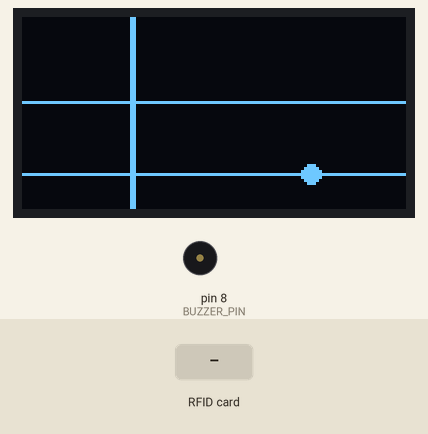
The sketch below on a simulated Arduino Uno, built with avr-gcc and run on an emulated ATmega328P. On the bench: 128×64 one-colour display, buzzer (waves = sounding). The inputs (shaded band) are chosen by the test bench. Random numbers use the default seed unless the sketch sets one; what the sketch prints to the serial monitor is not drawn.

Above: at 1.2 s.
1.3 s: RFID card 61 20 47 05 held to the reader
At 2.3 s:
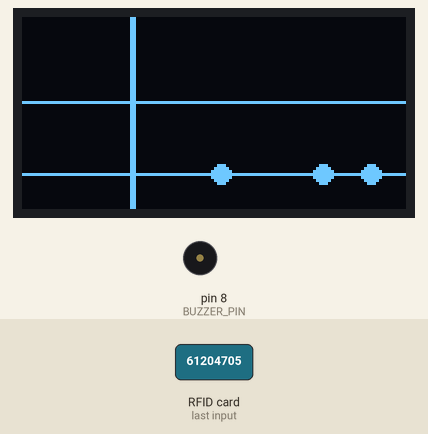
2.9 s: RFID card CF 17 89 C2 held to the reader
At 3.83 s:
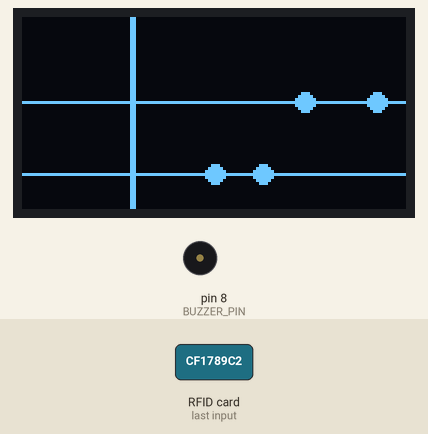
Timing chart, 0 to 5.9 s (numbered marks = the images above; inputs shaded):
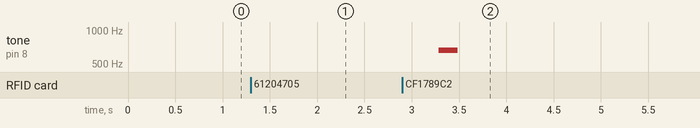

The sketch:

Code.ino
```cpp
#include <U8g2lib.h>

U8G2_SSD1306_128X64_NONAME_1_HW_I2C u8g2(U8G2_R0);

#define BUTTON1_PIN 2
#define BUTTON2_PIN 3
#define BUZZER_PIN 8

#define HIT_LINE_X 36
#define NOTE_RADIUS 3
#define MAX_NOTES_TOTAL 128  // massimo teorico di note per tutta la canzone

#define HIT_TOLERANCE 5
#define VELOCITA 2
#define NOTE_X_spawn 64

#define WHOLE_N 8
#define DOTTED_HALF_N 6
#define HALF_N 4
#define DOTTED_QUARTER_N 3
#define QUARTER_N 2
#define EIGHTH_N 1
#define SIXTEENTH_N 0.5


struct Nota {
  byte x;
  byte y;
  byte traccia;
  byte indiceFrequenza;
  float frequenza;
  bool attiva;
  int durata;
};

const byte TRACCIA_Y[2] = { 28, 52 };

#define _R 0.00
#define _C0 16.35
#define _CS0 17.32
#define _D0 18.35
#define _DS0 19.45
#define _E0 20.60
#define _F0 21.83
#define _FS0 23.12
#define _G0 24.50
#define _GS0 25.96
#define _A0 27.50
#define _AS0 29.14
#define _B0 30.87

#define _C1 32.70
#define _CS1 34.65
#define _D1 36.71
#define _DS1 38.89
#define _E1 41.20
#define _F1 43.65
#define _FS1 46.25
#define _G1 49.00
#define _GS1 51.91
#define _A1 55.00
#define _AS1 58.27
#define _B1 61.74

#define _C2 65.41
#define _CS2 69.30
#define _D2 73.42
#define _DS2 77.78
#define _E2 82.41
#define _F2 87.31
#define _FS2 92.50
#define _G2 98.00
#define _GS2 103.83
#define _A2 110.00
#define _AS2 116.54
#define _B2 123.47

#define _C3 130.81
#define _CS3 138.59
#define _D3 146.83
#define _DS3 155.56
#define _E3 164.81
#define _F3 174.61
#define _FS3 185.00
#define _G3 196.00
#define _GS3 207.65
#define _A3 220.00
#define _AS3 233.08
#define _B3 246.94

#define _C4 261.63
#define _CS4 277.18
#define _D4 293.66
#define _DS4 311.13
#define _E4 329.63
#define _F4 349.23
#define _FS4 369.99
#define _G4 392.00
#define _GS4 415.30
#define _A4 440.00
#define _AS4 466.16
#define _B4 493.88

#define _C5 523.25
#define _CS5 554.37
#define _D5 587.33
#define _DS5 622.25
#define _E5 659.25
#define _F5 698.46
#define _FS5 739.99
#define _G5 783.99
#define _GS5 830.61
#define _A5 880.00
#define _AS5 932.33
#define _B5 987.77

#define _C6 1046.50
#define _CS6 1108.73
#define _D6 1174.66
#define _DS6 1244.51
#define _E6 1318.51
#define _F6 1396.91
#define _FS6 1479.98
#define _G6 1567.98
#define _GS6 1661.22
#define _A6 1760.00
#define _AS6 1864.66
#define _B6 1975.53

#define _C7 2093.00
#define _CS7 2217.46
#define _D7 2349.32
#define _DS7 2489.02
#define _E7 2637.02
#define _F7 2793.83
#define _FS7 2959.96
#define _G7 3135.96
#define _GS7 3322.44
#define _A7 3520.00
#define _AS7 3729.31
#define _B7 3951.07

#define _C8 4186.01
#define _CS8 4434.92
#define _D8 4698.63

const int canzone[][2] = {
  { _E5, QUARTER_N },
  { _B4, EIGHTH_N },
  { _C5, EIGHTH_N },
  { _D5, QUARTER_N },
  { _C5, EIGHTH_N },
  { _B4, EIGHTH_N },
  { _A4, QUARTER_N },
  { _A4, EIGHTH_N },
  { _C5, EIGHTH_N },
  { _E5, QUARTER_N },
  { _D5, EIGHTH_N },
  { _C5, EIGHTH_N },
  { _B4, QUARTER_N },
  { _B4, EIGHTH_N },
  { _C5, EIGHTH_N },
  { _D5, QUARTER_N },
  { _E5, QUARTER_N },
  { _C5, QUARTER_N },
  { _A4, QUARTER_N },
  { _A4, QUARTER_N },
  { _R, QUARTER_N },
  { _D5, DOTTED_QUARTER_N },
  { _F5, EIGHTH_N },
  { _A5, QUARTER_N },
  { _G5, EIGHTH_N },
  { _F5, EIGHTH_N },
  { _E5, DOTTED_QUARTER_N },
  { _C5, EIGHTH_N },
  { _E5, QUARTER_N },
  { _D5, EIGHTH_N },
  { _C5, EIGHTH_N },
  { _B4, QUARTER_N },
  { _B4, EIGHTH_N },
  { _C5, EIGHTH_N },
  { _D5, QUARTER_N },
  { _E5, QUARTER_N },
  { _C5, QUARTER_N },
  { _A4, QUARTER_N },
  { _A4, QUARTER_N },
  { _R, QUARTER_N },

  // Part 2
  { _E4, HALF_N },
  { _C4, HALF_N },
  { _D4, HALF_N },
  { _B3, HALF_N },
  { _C4, HALF_N },
  { _A3, HALF_N },
  { _GS3, HALF_N },
  { _B3, HALF_N },

  { _E4, HALF_N },
  { _C4, HALF_N },
  { _D4, HALF_N },
  { _B3, HALF_N },
  { _C4, QUARTER_N },
  { _E4, QUARTER_N },
  { _A4, QUARTER_N },
  { _A4, QUARTER_N },
  { _GS4, DOTTED_HALF_N },
  { _R, QUARTER_N }
};
#include <SPI.h>
#include <MFRC522.h>

#define RST_PIN 9
#define SS_PIN 10
MFRC522 mfrc522(SS_PIN, RST_PIN);

// UID carte
byte card1_uid[4] = {0x61, 0x20, 0x47, 0x05};
byte card2_uid[4] = {0xCF, 0x17, 0x89, 0xC2};

bool compareUID(byte *uid, byte *knownUID) {
  for (byte i = 0; i < 4; i++) {
    if (uid[i] != knownUID[i]) return false;
  }
  return true;
}

bool line1pressed = false;
bool line2pressed = false;
unsigned long lastCardRead = 0;
const int tapDuration = 1000; // durata pressione in ms


int punteggio = 0;
int notaCorrente = 0;
int durataNota = 0;
int nextSpawnX = 128;  // posizione iniziale di spawn note (a destra del display)
unsigned long notaInizio = 0;
unsigned long ultimaNota = 0;
unsigned long intervallo = 0;

Nota note[32];
int noteAttive = 0;  // quante sono attive ORA sullo schermo
const int lenght_canzone = sizeof(canzone) / sizeof(canzone[0]);

void rimuoviNota(int i);
Nota generaNota(int notaCorrente);
void Dysplay();
bool ciSonoNoteAttive();

void setup() {
  SPI.begin();
  mfrc522.PCD_Init();
  pinMode(BUZZER_PIN, OUTPUT);
  u8g2.begin();
  Serial.begin(9600);
}

void loop() {
  // Muove le note
  leggiRFID();  // leggere eventuale carta ogni ciclo
  for (int i = 0; i < noteAttive; i++) {
    note[i].x -= VELOCITA;

    bool hittable = abs(note[i].x - HIT_LINE_X) <= HIT_TOLERANCE;


    if (note[i].x <= 0) {
      // Nota persa
      rimuoviNota(i);
      i--;  // attenzione: perché ora l’array è stato shiftato!
      continue;
    }

    if (hittable) {
      if ((line1pressed && note[i].traccia == 0) || (line2pressed && note[i].traccia == 1)) {
        tone(BUZZER_PIN, note[i].frequenza, note[i].durata * 100);
        punteggio++;
        rimuoviNota(i);
        i--;
        continue;
      }
    }
  }

  // Generazione nuove note con distanza proporzionale alla durata
  if (notaCorrente < lenght_canzone && millis() - ultimaNota >= intervallo) {
    if (noteAttive < MAX_NOTES_TOTAL) {
      Nota nuova = generaNota(notaCorrente);
      nuova.x = 128;  // posizione iniziale a destra del display
      note[noteAttive++] = nuova;

      intervallo = canzone[notaCorrente][1] * 500;  // riduci questo moltiplicatore se le note sono troppo lente
      ultimaNota = millis();
      notaCorrente++;
    }
  }


// Fine gioco
if (notaCorrente >= lenght_canzone && !ciSonoNoteAttive()) {
  u8g2.firstPage();
  do {
    u8g2.setFont(u8g2_font_ncenB08_tr);  // Font leggibile
    u8g2.setCursor(40, 25);
    u8g2.print("FINE");

    u8g2.setCursor(40, 54);
    u8g2.print("Points: ");
    u8g2.print(punteggio);  // Stampa il punteggio numerico
  } while (u8g2.nextPage());

  while (true);  // Blocca tutto
}


  Dysplay();
}

void Dysplay() {
  u8g2.firstPage();
  do {
    u8g2.drawBox(HIT_LINE_X, 0, 2, 64);
    for (int i = 0; i < 2; i++) {
      u8g2.drawHLine(0, TRACCIA_Y[i], 128);
    }
    for (int i = 0; i < noteAttive; i++) {
      if (note[i].attiva) {
        u8g2.drawDisc(note[i].x, note[i].y, NOTE_RADIUS);
      }
    }
  } while (u8g2.nextPage());
}
void rimuoviNota(int i) {
  for (int j = i; j < noteAttive - 1; j++) {
    note[j] = note[j + 1];  // shift a sinistra
  }
  noteAttive--;
}
Nota generaNota(int notaCorrente) {
  Nota nota;
  nota.traccia = random(0, 2);
  // nota.x = 128;  // RIMUOVI questa riga
  nota.y = TRACCIA_Y[nota.traccia];
  nota.frequenza = canzone[notaCorrente][0];
  nota.durata = canzone[notaCorrente][1];
  nota.attiva = true;
  return nota;
}

bool ciSonoNoteAttive() {
  return noteAttive > 0;
}
void leggiRFID() {
  // Reset lettura dopo durata tap
  if (millis() - lastCardRead > tapDuration) {
    line1pressed = false;
    line2pressed = false;
  }

  if (!mfrc522.PICC_IsNewCardPresent() || !mfrc522.PICC_ReadCardSerial()) return;

  byte *uid = mfrc522.uid.uidByte;
  if (compareUID(uid, card1_uid)) {
    line1pressed = true;
    lastCardRead = millis();
    Serial.println("Carta 1 letta (linea 1)");
  }
  if (compareUID(uid, card2_uid)) {
    line2pressed = true;
    lastCardRead = millis();
    Serial.println("Carta 2 letta (linea 2)");
  }

  mfrc522.PICC_HaltA();
}
```

Measured:
- after the input at 2.9 s, tone on pin 8 (BUZZER_PIN): silent → 659 Hz after 0.38 s, → silent 0.20 s later
